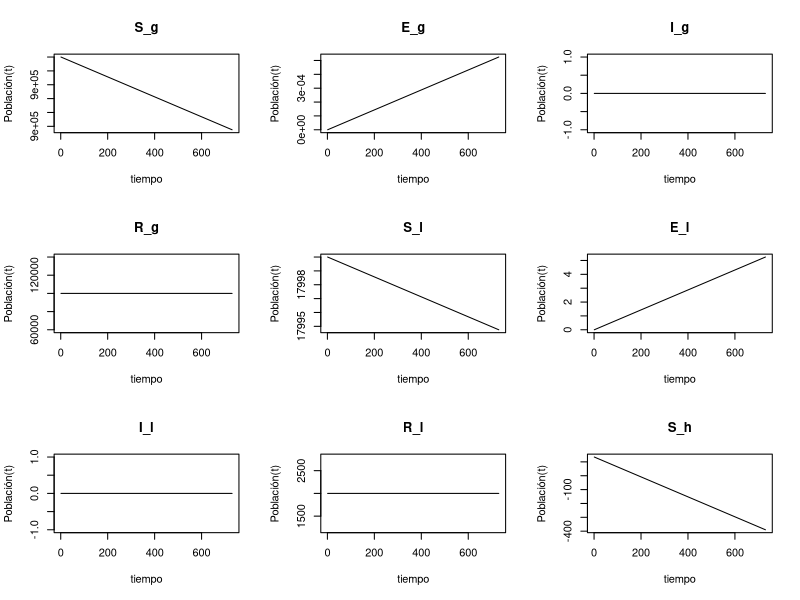
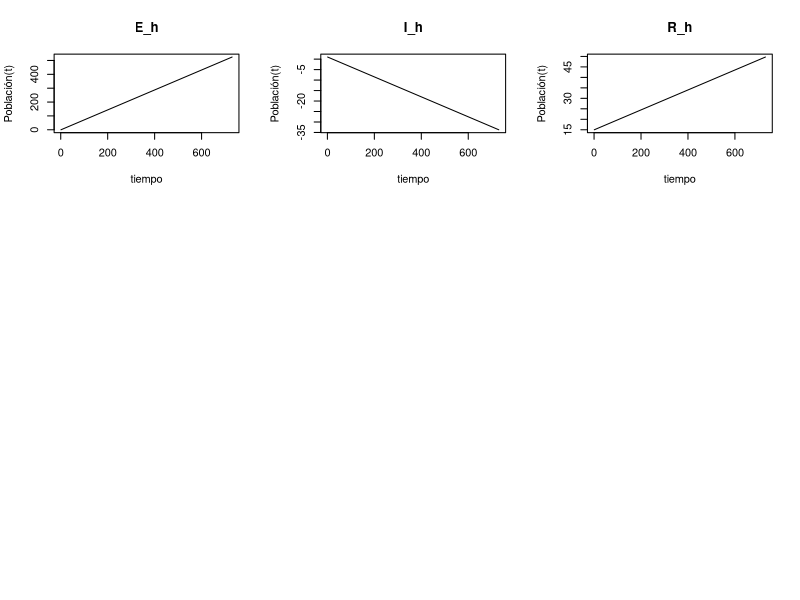
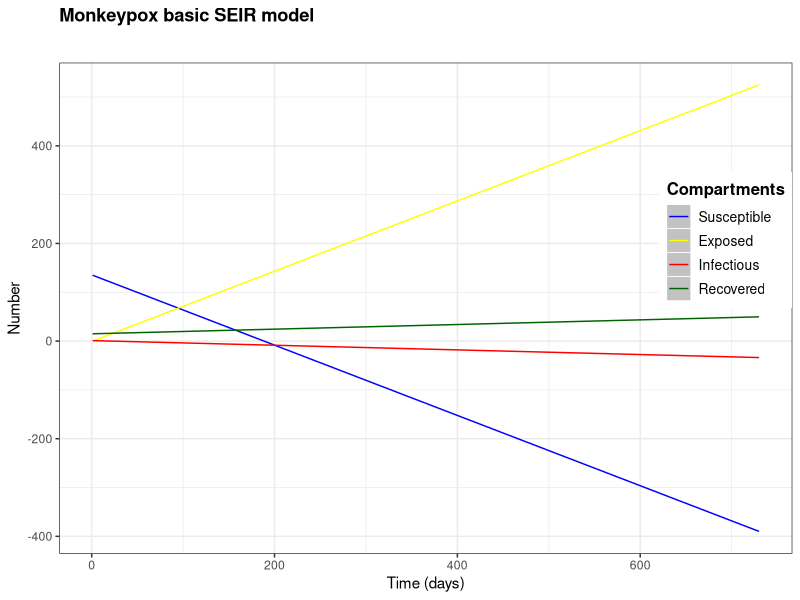
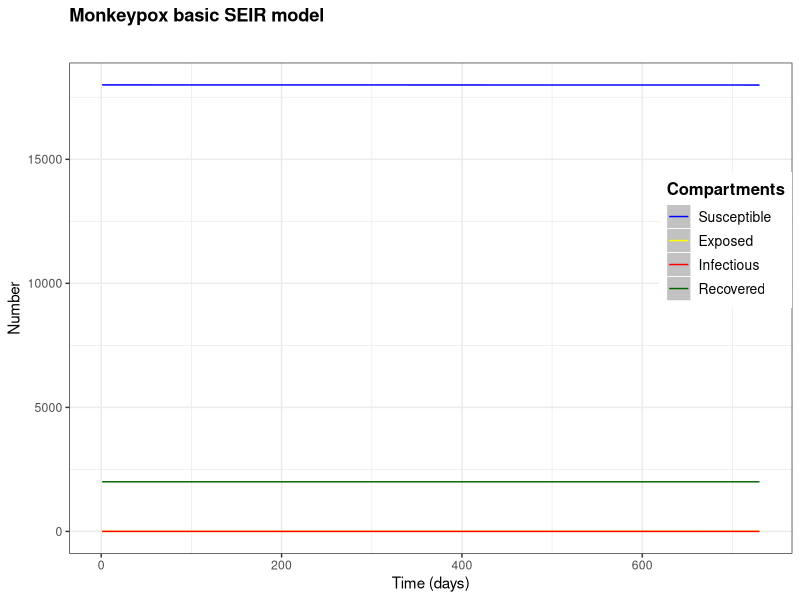
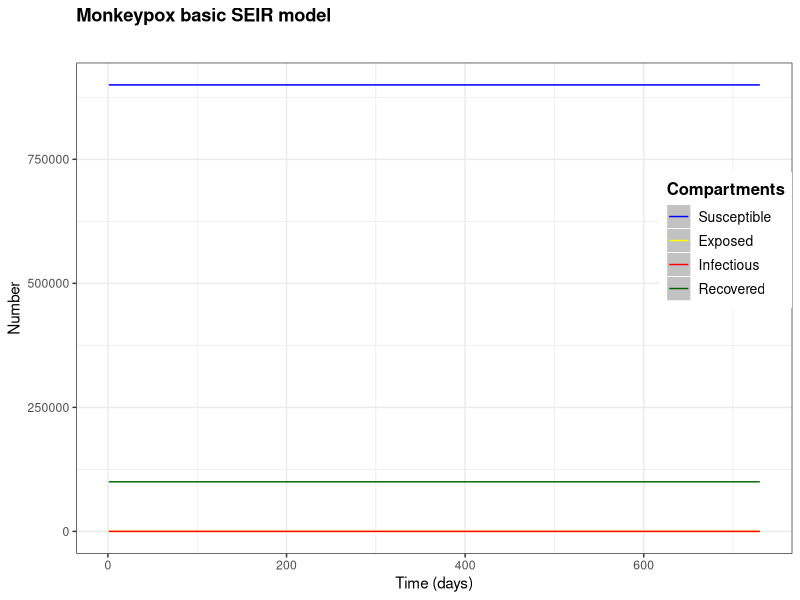

Recreate these plots in R, in order.
######## Monkeypox model#######

rm(list =ls())

# Libraries
library(deSolve)


p     <- 0.8   # Probabilidad p de ser infeccioso cuando el encuentro se hace con alguien que está contagiado
b_gg  <- 1     # Num contactos general-general
b_gl  <- 0.05  # Num contactos general-HSH low risk
b_gh  <- 1e-6  # Num contactos general-HSH high risk
b_lg  <- 0.05  # Num contactos HSH low risk-general
b_ll  <- 0.25  # Num contactos HSH low risk-HSH low risk
b_lh  <- 1e-2  # Num contactos HSH low risk-HSH high risk
b_hg  <- 1e-6  # Num contactos HSH high risk-general risk
b_hl  <- 1e-2  # Num contactos HSH high risk-HSH low risk
b_hh  <- 1     # Num contactos HSH high risk-HSH high risk
N_g   <- 1.e6  # Num pob general
N_l   <- 2.e4  # Num pob HSH low risk
N_h   <- 1.5e2 # Num pob HSH high risk

latency  <- 7.6 #Periodo de incubacion, Charniga el al. 2022 https://doi.org/10.1101/2022.06.22.22276713
inf_period  <- 21 # Dias # CDC https://www.cdc.gov/poxvirus/monkeypox/clinicians/monitoring.html
est_S       <- 0.9 #Susceptibilidad estimada de la infeccion en Colombia
#Taube et al. 2022 https://doi.org/10.1101/2022.07.29.22278217
#pendiente estimar nosotros dado que Colombia suspendió vacunación en 1984)

# alpha <-  0.01 
# gamma <- 1/21

alpha <- 1/latency
gamma <- 1/inf_period

# ---------------------------------------
# ----------- Specifying parameters
# ---------------------------------------

parameters <- c(beta_gg = b_gg/N_g, 
                beta_gl = b_gl/N_g, 
                beta_gh = b_gh/N_g,
                beta_lg = b_lg/N_l, 
                beta_ll = b_ll/N_l, 
                beta_lh = b_lh/N_l,
                beta_hg = b_hg/N_h, 
                beta_hl = b_hl/N_h, 
                beta_hh = b_hh/N_h,
                alpha = alpha, 
                gamma = gamma)


# ---------------------------------------
# ----------- # Initial conditions (State)
# ---------------------------------------

xstart <- c(S_g = N_g * est_S, 
            E_g = 0, 
            I_g = 0,
            R_g = N_g * (1-est_S),
            
            S_l = N_l * est_S, 
            E_l = 0, 
            I_l = 0, 
            R_l = N_l * (1-est_S),
            
            S_h = N_h * est_S, 
            E_h = 0, 
            I_h = 1, 
            R_h = N_h * (1-est_S)
)


# --------------------------------------
#------------   Time 
#---------------------------------------

tdays  <- seq(1, 365 * 2 , by = 1)



# ---------------------------------------
# ------------    Model
# ---------------------------------------

 
mpxmodel <- function(tdays, x, parameters) {
  
  #------ Compartimentos del modelo
  
  Sg <- x[1]    #  Susceptible general
  Eg <- x[2]    #  Expuesto general
  Ig <- x[3]    #  Infeccioso general
  Rg <- x[4]    #  Recuperado general
  Sl <- x[5]    #  Susceptible Low risk
  El <- x[6]    #  Expuesto Low risk
  Il <- x[7]    #  Infeccioso low risk
  Rl <- x[8]    #  Recuperado low risk
  Sh <- x[9]    #  Susceptible high risk
  Eh <- x[10]   #  Expuesto high risk
  Ih <- x[11]   #  Infeccioso high risk
  Rh <- x[12]   #  Recuperado high risk
  

  with(as.list(c(xstart, parameters)),{
    
    #------ Force-of-Infection (Incidence per susceptible population)
    lambda_g <- p*(beta_gg*I_g + beta_gl*I_l + beta_gh*I_h)*S_g
    lambda_l <- p*(beta_lg*I_g + beta_ll*I_l + beta_lh*I_h)*S_l
    lambda_h <- p*(beta_hg*I_g + beta_hl*I_l + beta_hh*I_h)*S_h
    
    #------ Rate of Change
    dS_g <- -lambda_g
    dE_g <- lambda_g - alpha * E_g
    dI_g <- alpha * E_g - gamma * I_g
    dR_g <- gamma * I_g
    
    dS_l <- -lambda_l
    dE_l <- lambda_l - alpha * E_l
    dI_l <- alpha * E_l - gamma * I_l
    dR_l <- gamma * I_l
    
    dS_h <- -lambda_h
    dE_h <- lambda_h - alpha * E_h
    dI_h <- alpha * E_h - gamma * I_h
    dR_h <- gamma * I_h
    # return the rate of change
    return(list(c(dS_g ,dE_g, dI_g, dR_g, dS_l, dE_l, dI_l, dR_l, dS_h, dE_h, dI_h, dR_h)))
  }) 
}


# --------------------------------------
#------------   Solving the equation
#---------------------------------------

out <- ode(y = xstart,times=tdays,fun=mpxmodel, parms=parameters)   
out.df <-as.data.frame(out)
plot(out, xlab = "tiempo", ylab = "Población(t)")


# --------------------------------------
#------------   Graphics
#---------------------------------------

library(ggplot2)

mytheme4 <- theme(text=element_text(colour="black")) +
  theme(panel.grid = element_line(colour = "white")) +
  theme(panel.background = element_rect(fill = "#B2B2B2")) +
  theme_bw() 

theme_set(mytheme4)

title <- bquote("Monkeypox basic SEIR model")
subtit <- bquote("Group HSH high risk")

res <-ggplot(out.df,aes(x=time))+
  ggtitle(bquote(atop(bold(.(title)))))+
  geom_line(aes(y=S_h,colour="Susceptible"))+
  geom_line(aes(y=E_h, colour= "Exposed")) +
  geom_line(aes(y=I_h,colour="Infectious"))+
  geom_line(aes(y=R_h,colour="Recovered"))+
  ylab(label="Number")+
  xlab(label="Time (days)")+
  theme(legend.justification=c(1,0), legend.position=c(1,0.5))+
  theme(legend.title=element_text(size=12,face="bold"),
        legend.background = element_rect(fill='#FFFFFF',
                                         size=0.5,linetype="solid"),
        legend.text=element_text(size=10),
        legend.key=element_rect(colour="#FFFFFF",
                                fill='#C2C2C2',
                                size=0.25,
                                linetype="solid"))+
  scale_colour_manual("Compartments",
                      breaks=c("Susceptible", "Exposed", "Infectious","Recovered"),
                      values=c("blue","yellow", "red","darkgreen"))

print(res)

subtit <- bquote("Group HSH Low risk")

res<-ggplot(out.df,aes(x=time))+
  ggtitle(bquote(atop(bold(.(title)))))+
  geom_line(aes(y=S_l,colour="Susceptible"))+
  geom_line(aes(y=E_l, colour= "Exposed")) +
  geom_line(aes(y=I_l,colour="Infectious"))+
  geom_line(aes(y=R_l,colour="Recovered"))+
  ylab(label="Number")+
  xlab(label="Time (days)")+
  theme(legend.justification=c(1,0), legend.position=c(1,0.5))+
  theme(legend.title=element_text(size=12,face="bold"),
        legend.background = element_rect(fill='#FFFFFF',
                                         size=0.5,linetype="solid"),
        legend.text=element_text(size=10),
        legend.key=element_rect(colour="#FFFFFF",
                                fill='#C2C2C2',
                                size=0.25,
                                linetype="solid"))+
  scale_colour_manual("Compartments",
                      breaks=c("Susceptible", "Exposed", "Infectious","Recovered"),
                      values=c("blue","yellow", "red","darkgreen"))

print(res)

subtit <- bquote("General population")

res<-ggplot(out.df,aes(x=time))+
  ggtitle(bquote(atop(bold(.(title)))))+
  geom_line(aes(y=S_g,colour="Susceptible"))+
  geom_line(aes(y=E_g, colour= "Exposed")) +
  geom_line(aes(y=I_g,colour="Infectious"))+
  geom_line(aes(y=R_g,colour="Recovered"))+
  ylab(label="Number")+
  xlab(label="Time (days)")+
  theme(legend.justification=c(1,0), legend.position=c(1,0.5))+
  theme(legend.title=element_text(size=12,face="bold"),
        legend.background = element_rect(fill='#FFFFFF',
                                         size=0.5,linetype="solid"),
        legend.text=element_text(size=10),
        legend.key=element_rect(colour="#FFFFFF",
                                fill='#C2C2C2',
                                size=0.25,
                                linetype="solid"))+
  scale_colour_manual("Compartments",
                      breaks=c("Susceptible", "Exposed", "Infectious","Recovered"),
                      values=c("blue","yellow", "red","darkgreen"))

print(res)
